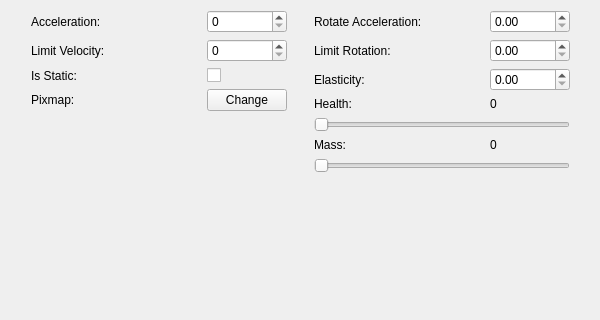
<?xml version="1.0" encoding="UTF-8"?>
<ui version="4.0">
 <class>WidgetItemTab</class>
 <widget class="QWidget" name="WidgetItemTab">
  <property name="geometry">
   <rect>
    <x>0</x>
    <y>0</y>
    <width>600</width>
    <height>320</height>
   </rect>
  </property>
  <property name="minimumSize">
   <size>
    <width>600</width>
    <height>320</height>
   </size>
  </property>
  <property name="maximumSize">
   <size>
    <width>600</width>
    <height>320</height>
   </size>
  </property>
  <property name="windowTitle">
   <string notr="true">Form</string>
  </property>
  <widget class="QWidget" name="layoutWidget">
   <property name="geometry">
    <rect>
     <x>10</x>
     <y>10</y>
     <width>581</width>
     <height>301</height>
    </rect>
   </property>
   <layout class="QHBoxLayout" name="horizontalLayout_10">
    <item>
     <spacer name="horizontalSpacer">
      <property name="orientation">
       <enum>Qt::Horizontal</enum>
      </property>
      <property name="sizeHint" stdset="0">
       <size>
        <width>40</width>
        <height>20</height>
       </size>
      </property>
     </spacer>
    </item>
    <item>
     <layout class="QVBoxLayout" name="verticalLayout_4">
      <item>
       <layout class="QHBoxLayout" name="horizontalLayout">
        <item>
         <widget class="QLabel" name="accelerationLabel">
          <property name="minimumSize">
           <size>
            <width>170</width>
            <height>0</height>
           </size>
          </property>
          <property name="whatsThis">
           <string>Change acceleration of object</string>
          </property>
          <property name="text">
           <string>Acceleration:</string>
          </property>
         </widget>
        </item>
        <item>
         <widget class="QSpinBox" name="accelerationSpinBox">
          <property name="minimumSize">
           <size>
            <width>80</width>
            <height>0</height>
           </size>
          </property>
          <property name="maximumSize">
           <size>
            <width>50</width>
            <height>16777215</height>
           </size>
          </property>
          <property name="whatsThis">
           <string>Change acceleration of object</string>
          </property>
          <property name="maximum">
           <number>30</number>
          </property>
          <property name="singleStep">
           <number>1</number>
          </property>
         </widget>
        </item>
       </layout>
      </item>
      <item>
       <layout class="QHBoxLayout" name="horizontalLayout_2">
        <item>
         <widget class="QLabel" name="limitVelocityLabel">
          <property name="minimumSize">
           <size>
            <width>170</width>
            <height>0</height>
           </size>
          </property>
          <property name="whatsThis">
           <string>Change max velocity of current object</string>
          </property>
          <property name="text">
           <string>Limit Velocity:</string>
          </property>
         </widget>
        </item>
        <item>
         <widget class="QSpinBox" name="limitVelocitySpinBox">
          <property name="minimumSize">
           <size>
            <width>80</width>
            <height>0</height>
           </size>
          </property>
          <property name="maximumSize">
           <size>
            <width>50</width>
            <height>16777215</height>
           </size>
          </property>
          <property name="whatsThis">
           <string>Change limit velocity of current object</string>
          </property>
          <property name="maximum">
           <number>1500</number>
          </property>
          <property name="singleStep">
           <number>100</number>
          </property>
         </widget>
        </item>
       </layout>
      </item>
      <item>
       <layout class="QHBoxLayout" name="horizontalLayout_6">
        <item>
         <widget class="QLabel" name="isStaticLabel">
          <property name="minimumSize">
           <size>
            <width>170</width>
            <height>0</height>
           </size>
          </property>
          <property name="whatsThis">
           <string>Change the influence of other objects on the current object</string>
          </property>
          <property name="text">
           <string>Is Static:</string>
          </property>
         </widget>
        </item>
        <item>
         <widget class="QCheckBox" name="isStaticCheckBox">
          <property name="minimumSize">
           <size>
            <width>80</width>
            <height>0</height>
           </size>
          </property>
          <property name="maximumSize">
           <size>
            <width>50</width>
            <height>16777215</height>
           </size>
          </property>
          <property name="whatsThis">
           <string>Change the influence of other objects on the current object</string>
          </property>
          <property name="text">
           <string/>
          </property>
         </widget>
        </item>
       </layout>
      </item>
      <item>
       <layout class="QVBoxLayout" name="verticalLayout_3">
        <item>
         <layout class="QHBoxLayout" name="horizontalLayout_9">
          <item>
           <widget class="QLabel" name="pixmapTextLabel">
            <property name="minimumSize">
             <size>
              <width>170</width>
              <height>0</height>
             </size>
            </property>
            <property name="whatsThis">
             <string>Change image of object</string>
            </property>
            <property name="text">
             <string>Pixmap:</string>
            </property>
           </widget>
          </item>
          <item>
           <widget class="QPushButton" name="changePixmapPushButton">
            <property name="minimumSize">
             <size>
              <width>80</width>
              <height>0</height>
             </size>
            </property>
            <property name="whatsThis">
             <string>Change image of object</string>
            </property>
            <property name="text">
             <string>Change</string>
            </property>
           </widget>
          </item>
         </layout>
        </item>
        <item>
         <widget class="QLabel" name="pixmapLabel">
          <property name="minimumSize">
           <size>
            <width>100</width>
            <height>100</height>
           </size>
          </property>
          <property name="maximumSize">
           <size>
            <width>100</width>
            <height>100</height>
           </size>
          </property>
          <property name="text">
           <string/>
          </property>
         </widget>
        </item>
       </layout>
      </item>
      <item>
       <spacer name="verticalSpacer">
        <property name="orientation">
         <enum>Qt::Vertical</enum>
        </property>
        <property name="sizeHint" stdset="0">
         <size>
          <width>20</width>
          <height>40</height>
         </size>
        </property>
       </spacer>
      </item>
     </layout>
    </item>
    <item>
     <spacer name="horizontalSpacer_10">
      <property name="orientation">
       <enum>Qt::Horizontal</enum>
      </property>
      <property name="sizeHint" stdset="0">
       <size>
        <width>40</width>
        <height>20</height>
       </size>
      </property>
     </spacer>
    </item>
    <item>
     <layout class="QVBoxLayout" name="verticalLayout_5">
      <item>
       <layout class="QHBoxLayout" name="horizontalLayout_4">
        <property name="sizeConstraint">
         <enum>QLayout::SetMinimumSize</enum>
        </property>
        <item>
         <widget class="QLabel" name="rotateAccelerationLabel">
          <property name="minimumSize">
           <size>
            <width>170</width>
            <height>0</height>
           </size>
          </property>
          <property name="whatsThis">
           <string>Change the acceleration of the angular rotation of the object</string>
          </property>
          <property name="text">
           <string>Rotate Acceleration:</string>
          </property>
         </widget>
        </item>
        <item>
         <widget class="QDoubleSpinBox" name="rotateAccelerationSpinBox">
          <property name="minimumSize">
           <size>
            <width>80</width>
            <height>0</height>
           </size>
          </property>
          <property name="maximumSize">
           <size>
            <width>60</width>
            <height>16777215</height>
           </size>
          </property>
          <property name="whatsThis">
           <string>Change the acceleration of the angular rotation of the object</string>
          </property>
          <property name="maximum">
           <double>60.000000000000000</double>
          </property>
          <property name="singleStep">
           <double>0.500000000000000</double>
          </property>
         </widget>
        </item>
       </layout>
      </item>
      <item>
       <layout class="QHBoxLayout" name="horizontalLayout_3">
        <item>
         <widget class="QLabel" name="limitRotationLabel">
          <property name="minimumSize">
           <size>
            <width>170</width>
            <height>0</height>
           </size>
          </property>
          <property name="whatsThis">
           <string>Change max rotation of object</string>
          </property>
          <property name="text">
           <string>Limit Rotation:</string>
          </property>
         </widget>
        </item>
        <item>
         <widget class="QDoubleSpinBox" name="limitRotationSpinBox">
          <property name="minimumSize">
           <size>
            <width>80</width>
            <height>0</height>
           </size>
          </property>
          <property name="maximumSize">
           <size>
            <width>60</width>
            <height>16777215</height>
           </size>
          </property>
          <property name="whatsThis">
           <string>Change max rotation of object</string>
          </property>
          <property name="maximum">
           <double>6.000000000000000</double>
          </property>
          <property name="singleStep">
           <double>0.100000000000000</double>
          </property>
         </widget>
        </item>
       </layout>
      </item>
      <item>
       <layout class="QHBoxLayout" name="horizontalLayout_5">
        <item>
         <widget class="QLabel" name="elasticityLabel">
          <property name="minimumSize">
           <size>
            <width>170</width>
            <height>0</height>
           </size>
          </property>
          <property name="whatsThis">
           <string>Change the repulsion coefficient</string>
          </property>
          <property name="text">
           <string>Elasticity:</string>
          </property>
         </widget>
        </item>
        <item>
         <widget class="QDoubleSpinBox" name="elasticitySpinBox">
          <property name="minimumSize">
           <size>
            <width>80</width>
            <height>0</height>
           </size>
          </property>
          <property name="maximumSize">
           <size>
            <width>60</width>
            <height>16777215</height>
           </size>
          </property>
          <property name="whatsThis">
           <string>Change the repulsion coefficient</string>
          </property>
          <property name="maximum">
           <double>3.000000000000000</double>
          </property>
          <property name="singleStep">
           <double>0.100000000000000</double>
          </property>
         </widget>
        </item>
       </layout>
      </item>
      <item>
       <layout class="QVBoxLayout" name="verticalLayout">
        <item>
         <layout class="QHBoxLayout" name="horizontalLayout_7">
          <item>
           <widget class="QLabel" name="healthLabel">
            <property name="minimumSize">
             <size>
              <width>170</width>
              <height>0</height>
             </size>
            </property>
            <property name="whatsThis">
             <string>Change health value</string>
            </property>
            <property name="text">
             <string>Health:</string>
            </property>
           </widget>
          </item>
          <item>
           <widget class="QLabel" name="healthValueLabel">
            <property name="minimumSize">
             <size>
              <width>80</width>
              <height>0</height>
             </size>
            </property>
            <property name="whatsThis">
             <string>Change health value</string>
            </property>
            <property name="text">
             <string notr="true">0</string>
            </property>
           </widget>
          </item>
         </layout>
        </item>
        <item>
         <widget class="QSlider" name="healthSlider">
          <property name="whatsThis">
           <string>Change health value</string>
          </property>
          <property name="minimum">
           <number>1</number>
          </property>
          <property name="maximum">
           <number>5000</number>
          </property>
          <property name="pageStep">
           <number>100</number>
          </property>
          <property name="orientation">
           <enum>Qt::Horizontal</enum>
          </property>
         </widget>
        </item>
       </layout>
      </item>
      <item>
       <layout class="QVBoxLayout" name="verticalLayout_2">
        <item>
         <layout class="QHBoxLayout" name="horizontalLayout_8">
          <item>
           <widget class="QLabel" name="massLabel">
            <property name="minimumSize">
             <size>
              <width>170</width>
              <height>0</height>
             </size>
            </property>
            <property name="whatsThis">
             <string>Change mass value</string>
            </property>
            <property name="text">
             <string>Mass:</string>
            </property>
           </widget>
          </item>
          <item>
           <widget class="QLabel" name="massValueLabel">
            <property name="minimumSize">
             <size>
              <width>80</width>
              <height>0</height>
             </size>
            </property>
            <property name="whatsThis">
             <string>Change mass value</string>
            </property>
            <property name="text">
             <string notr="true">0</string>
            </property>
           </widget>
          </item>
         </layout>
        </item>
        <item>
         <widget class="QSlider" name="massSlider">
          <property name="whatsThis">
           <string>Change mass value</string>
          </property>
          <property name="minimum">
           <number>1</number>
          </property>
          <property name="maximum">
           <number>3000</number>
          </property>
          <property name="pageStep">
           <number>100</number>
          </property>
          <property name="orientation">
           <enum>Qt::Horizontal</enum>
          </property>
         </widget>
        </item>
        <item>
         <spacer name="verticalSpacer_2">
          <property name="orientation">
           <enum>Qt::Vertical</enum>
          </property>
          <property name="sizeHint" stdset="0">
           <size>
            <width>20</width>
            <height>40</height>
           </size>
          </property>
         </spacer>
        </item>
       </layout>
      </item>
     </layout>
    </item>
    <item>
     <spacer name="horizontalSpacer_2">
      <property name="orientation">
       <enum>Qt::Horizontal</enum>
      </property>
      <property name="sizeHint" stdset="0">
       <size>
        <width>40</width>
        <height>20</height>
       </size>
      </property>
     </spacer>
    </item>
   </layout>
  </widget>
 </widget>
 <tabstops>
  <tabstop>accelerationSpinBox</tabstop>
  <tabstop>limitVelocitySpinBox</tabstop>
  <tabstop>isStaticCheckBox</tabstop>
  <tabstop>changePixmapPushButton</tabstop>
  <tabstop>rotateAccelerationSpinBox</tabstop>
  <tabstop>limitRotationSpinBox</tabstop>
  <tabstop>elasticitySpinBox</tabstop>
  <tabstop>healthSlider</tabstop>
  <tabstop>massSlider</tabstop>
 </tabstops>
 <resources/>
 <connections>
  <connection>
   <sender>healthSlider</sender>
   <signal>valueChanged(int)</signal>
   <receiver>healthValueLabel</receiver>
   <slot>setNum(int)</slot>
   <hints>
    <hint type="sourcelabel">
     <x>528</x>
     <y>134</y>
    </hint>
    <hint type="destinationlabel">
     <x>367</x>
     <y>119</y>
    </hint>
   </hints>
  </connection>
  <connection>
   <sender>massSlider</sender>
   <signal>valueChanged(int)</signal>
   <receiver>massValueLabel</receiver>
   <slot>setNum(int)</slot>
   <hints>
    <hint type="sourcelabel">
     <x>428</x>
     <y>193</y>
    </hint>
    <hint type="destinationlabel">
     <x>357</x>
     <y>170</y>
    </hint>
   </hints>
  </connection>
  <connection>
   <sender>changePixmapPushButton</sender>
   <signal>clicked()</signal>
   <receiver>WidgetItemTab</receiver>
   <slot>slotChanged()</slot>
   <hints>
    <hint type="sourcelabel">
     <x>177</x>
     <y>121</y>
    </hint>
    <hint type="destinationlabel">
     <x>24</x>
     <y>316</y>
    </hint>
   </hints>
  </connection>
  <connection>
   <sender>isStaticCheckBox</sender>
   <signal>clicked()</signal>
   <receiver>WidgetItemTab</receiver>
   <slot>slotChanged()</slot>
   <hints>
    <hint type="sourcelabel">
     <x>213</x>
     <y>84</y>
    </hint>
    <hint type="destinationlabel">
     <x>45</x>
     <y>329</y>
    </hint>
   </hints>
  </connection>
  <connection>
   <sender>accelerationSpinBox</sender>
   <signal>valueChanged(int)</signal>
   <receiver>WidgetItemTab</receiver>
   <slot>slotChanged()</slot>
   <hints>
    <hint type="sourcelabel">
     <x>219</x>
     <y>29</y>
    </hint>
    <hint type="destinationlabel">
     <x>317</x>
     <y>331</y>
    </hint>
   </hints>
  </connection>
  <connection>
   <sender>massSlider</sender>
   <signal>valueChanged(int)</signal>
   <receiver>WidgetItemTab</receiver>
   <slot>slotChanged()</slot>
   <hints>
    <hint type="sourcelabel">
     <x>477</x>
     <y>197</y>
    </hint>
    <hint type="destinationlabel">
     <x>412</x>
     <y>329</y>
    </hint>
   </hints>
  </connection>
  <connection>
   <sender>healthSlider</sender>
   <signal>valueChanged(int)</signal>
   <receiver>WidgetItemTab</receiver>
   <slot>slotChanged()</slot>
   <hints>
    <hint type="sourcelabel">
     <x>454</x>
     <y>147</y>
    </hint>
    <hint type="destinationlabel">
     <x>494</x>
     <y>336</y>
    </hint>
   </hints>
  </connection>
  <connection>
   <sender>elasticitySpinBox</sender>
   <signal>valueChanged(double)</signal>
   <receiver>WidgetItemTab</receiver>
   <slot>slotChanged()</slot>
   <hints>
    <hint type="sourcelabel">
     <x>516</x>
     <y>92</y>
    </hint>
    <hint type="destinationlabel">
     <x>423</x>
     <y>310</y>
    </hint>
   </hints>
  </connection>
  <connection>
   <sender>limitRotationSpinBox</sender>
   <signal>valueChanged(double)</signal>
   <receiver>WidgetItemTab</receiver>
   <slot>slotChanged()</slot>
   <hints>
    <hint type="sourcelabel">
     <x>493</x>
     <y>62</y>
    </hint>
    <hint type="destinationlabel">
     <x>314</x>
     <y>309</y>
    </hint>
   </hints>
  </connection>
  <connection>
   <sender>rotateAccelerationSpinBox</sender>
   <signal>valueChanged(double)</signal>
   <receiver>WidgetItemTab</receiver>
   <slot>slotChanged()</slot>
   <hints>
    <hint type="sourcelabel">
     <x>504</x>
     <y>33</y>
    </hint>
    <hint type="destinationlabel">
     <x>445</x>
     <y>336</y>
    </hint>
   </hints>
  </connection>
  <connection>
   <sender>limitVelocitySpinBox</sender>
   <signal>valueChanged(int)</signal>
   <receiver>WidgetItemTab</receiver>
   <slot>slotChanged()</slot>
   <hints>
    <hint type="sourcelabel">
     <x>185</x>
     <y>56</y>
    </hint>
    <hint type="destinationlabel">
     <x>231</x>
     <y>326</y>
    </hint>
   </hints>
  </connection>
 </connections>
 <slots>
  <slot>slotChanged()</slot>
 </slots>
</ui>
